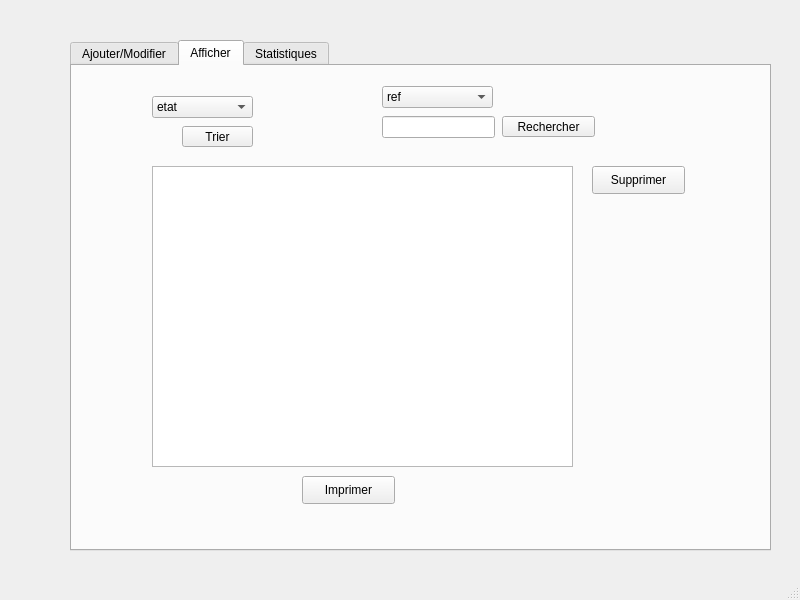
<?xml version="1.0" encoding="UTF-8"?>
<ui version="4.0">
 <class>MainWindow</class>
 <widget class="QMainWindow" name="MainWindow">
  <property name="geometry">
   <rect>
    <x>0</x>
    <y>0</y>
    <width>800</width>
    <height>600</height>
   </rect>
  </property>
  <property name="windowTitle">
   <string>MainWindow</string>
  </property>
  <widget class="QWidget" name="centralwidget">
   <widget class="QTabWidget" name="tabWidget">
    <property name="geometry">
     <rect>
      <x>70</x>
      <y>40</y>
      <width>701</width>
      <height>511</height>
     </rect>
    </property>
    <property name="currentIndex">
     <number>1</number>
    </property>
    <widget class="QWidget" name="tab">
     <attribute name="title">
      <string>Ajouter/Modifier</string>
     </attribute>
     <widget class="QLineEdit" name="ref">
      <property name="geometry">
       <rect>
        <x>150</x>
        <y>50</y>
        <width>113</width>
        <height>22</height>
       </rect>
      </property>
     </widget>
     <widget class="QLineEdit" name="prix">
      <property name="geometry">
       <rect>
        <x>150</x>
        <y>160</y>
        <width>113</width>
        <height>22</height>
       </rect>
      </property>
     </widget>
     <widget class="QDateEdit" name="dateEdit">
      <property name="geometry">
       <rect>
        <x>150</x>
        <y>210</y>
        <width>110</width>
        <height>22</height>
       </rect>
      </property>
     </widget>
     <widget class="QLabel" name="label">
      <property name="geometry">
       <rect>
        <x>50</x>
        <y>50</y>
        <width>56</width>
        <height>16</height>
       </rect>
      </property>
      <property name="text">
       <string>ref</string>
      </property>
     </widget>
     <widget class="QLabel" name="label_2">
      <property name="geometry">
       <rect>
        <x>50</x>
        <y>100</y>
        <width>56</width>
        <height>16</height>
       </rect>
      </property>
      <property name="text">
       <string>etat</string>
      </property>
     </widget>
     <widget class="QLabel" name="label_3">
      <property name="geometry">
       <rect>
        <x>50</x>
        <y>160</y>
        <width>56</width>
        <height>16</height>
       </rect>
      </property>
      <property name="text">
       <string>prix</string>
      </property>
     </widget>
     <widget class="QLabel" name="label_4">
      <property name="geometry">
       <rect>
        <x>50</x>
        <y>210</y>
        <width>56</width>
        <height>16</height>
       </rect>
      </property>
      <property name="text">
       <string>date_rep</string>
      </property>
     </widget>
     <widget class="QPushButton" name="pushButton">
      <property name="geometry">
       <rect>
        <x>300</x>
        <y>300</y>
        <width>93</width>
        <height>28</height>
       </rect>
      </property>
      <property name="text">
       <string>Ajouter</string>
      </property>
     </widget>
     <widget class="QPushButton" name="pushButton_2">
      <property name="geometry">
       <rect>
        <x>300</x>
        <y>260</y>
        <width>93</width>
        <height>28</height>
       </rect>
      </property>
      <property name="text">
       <string>Modifier</string>
      </property>
     </widget>
     <widget class="QComboBox" name="comboBoxEtat">
      <property name="geometry">
       <rect>
        <x>150</x>
        <y>100</y>
        <width>111</width>
        <height>22</height>
       </rect>
      </property>
      <item>
       <property name="text">
        <string>En marche</string>
       </property>
      </item>
      <item>
       <property name="text">
        <string>En panne</string>
       </property>
      </item>
     </widget>
    </widget>
    <widget class="QWidget" name="tab_3">
     <attribute name="title">
      <string>Afficher</string>
     </attribute>
     <widget class="QTableView" name="tableRep">
      <property name="geometry">
       <rect>
        <x>80</x>
        <y>100</y>
        <width>421</width>
        <height>301</height>
       </rect>
      </property>
     </widget>
     <widget class="QLineEdit" name="Rech">
      <property name="geometry">
       <rect>
        <x>310</x>
        <y>50</y>
        <width>113</width>
        <height>22</height>
       </rect>
      </property>
     </widget>
     <widget class="QComboBox" name="comboBoxRech">
      <property name="geometry">
       <rect>
        <x>310</x>
        <y>20</y>
        <width>111</width>
        <height>22</height>
       </rect>
      </property>
      <item>
       <property name="text">
        <string>ref</string>
       </property>
      </item>
      <item>
       <property name="text">
        <string>prix</string>
       </property>
      </item>
     </widget>
     <widget class="QPushButton" name="pushButton_4">
      <property name="geometry">
       <rect>
        <x>430</x>
        <y>50</y>
        <width>93</width>
        <height>21</height>
       </rect>
      </property>
      <property name="text">
       <string>Rechercher</string>
      </property>
     </widget>
     <widget class="QComboBox" name="comboBoxTri">
      <property name="geometry">
       <rect>
        <x>80</x>
        <y>30</y>
        <width>101</width>
        <height>22</height>
       </rect>
      </property>
      <item>
       <property name="text">
        <string>etat</string>
       </property>
      </item>
      <item>
       <property name="text">
        <string>prix</string>
       </property>
      </item>
      <item>
       <property name="text">
        <string>date_rep</string>
       </property>
      </item>
     </widget>
     <widget class="QPushButton" name="pushButton_5">
      <property name="geometry">
       <rect>
        <x>110</x>
        <y>60</y>
        <width>71</width>
        <height>21</height>
       </rect>
      </property>
      <property name="text">
       <string>Trier</string>
      </property>
     </widget>
     <widget class="QPushButton" name="pushButton_6">
      <property name="geometry">
       <rect>
        <x>230</x>
        <y>410</y>
        <width>93</width>
        <height>28</height>
       </rect>
      </property>
      <property name="text">
       <string>Imprimer</string>
      </property>
     </widget>
     <widget class="QPushButton" name="pushButton_7">
      <property name="geometry">
       <rect>
        <x>520</x>
        <y>100</y>
        <width>93</width>
        <height>28</height>
       </rect>
      </property>
      <property name="text">
       <string>Supprimer</string>
      </property>
     </widget>
    </widget>
    <widget class="QWidget" name="tab_4">
     <attribute name="title">
      <string>Statistiques</string>
     </attribute>
     <widget class="QFrame" name="horizontalFrame">
      <property name="geometry">
       <rect>
        <x>40</x>
        <y>30</y>
        <width>631</width>
        <height>411</height>
       </rect>
      </property>
      <layout class="QHBoxLayout" name="horizontalLayout"/>
     </widget>
    </widget>
   </widget>
  </widget>
  <widget class="QMenuBar" name="menubar">
   <property name="geometry">
    <rect>
     <x>0</x>
     <y>0</y>
     <width>800</width>
     <height>26</height>
    </rect>
   </property>
  </widget>
  <widget class="QStatusBar" name="statusbar"/>
 </widget>
 <resources/>
 <connections/>
</ui>
